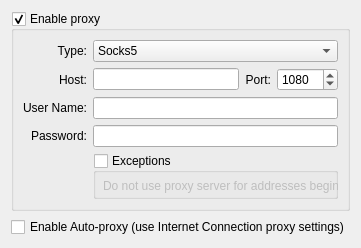
     <widget class="QWidget" name="tab_4">
      <attribute name="title">
       <string>Proxy</string>
      </attribute>
      <layout class="QVBoxLayout">
       <item>
        <widget class="QGroupBox" name="proxySupport">
         <property name="title">
          <string>Enable proxy</string>
         </property>
         <property name="checkable">
          <bool>true</bool>
         </property>
         <layout class="QGridLayout">
          <item row="8" column="0">
           <spacer name="verticalSpacer">
            <property name="orientation">
             <enum>Qt::Vertical</enum>
            </property>
            <property name="sizeHint" stdset="0">
             <size>
              <width>20</width>
              <height>40</height>
             </size>
            </property>
           </spacer>
          </item>
          <item row="0" column="0">
           <widget class="QLabel" name="label_9">
            <property name="text">
             <string>Type:</string>
            </property>
            <property name="alignment">
             <set>Qt::AlignRight|Qt::AlignTrailing|Qt::AlignVCenter</set>
            </property>
           </widget>
          </item>
          <item row="0" column="1" colspan="3">
           <widget class="QComboBox" name="proxyType">
            <item>
             <property name="text">
              <string>Socks5</string>
             </property>
            </item>
            <item>
             <property name="text">
              <string>Http</string>
             </property>
            </item>
           </widget>
          </item>
          <item row="2" column="0">
           <widget class="QLabel" name="label_10">
            <property name="text">
             <string>Host:</string>
            </property>
            <property name="alignment">
             <set>Qt::AlignRight|Qt::AlignTrailing|Qt::AlignVCenter</set>
            </property>
           </widget>
          </item>
          <item row="2" column="1">
           <widget class="QLineEdit" name="proxyHostName"/>
          </item>
          <item row="4" column="0">
           <widget class="QLabel" name="label_12">
            <property name="text">
             <string>User Name:</string>
            </property>
            <property name="alignment">
             <set>Qt::AlignRight|Qt::AlignTrailing|Qt::AlignVCenter</set>
            </property>
           </widget>
          </item>
          <item row="4" column="1" colspan="3">
           <widget class="QLineEdit" name="proxyUserName"/>
          </item>
          <item row="5" column="0">
           <widget class="QLabel" name="label_13">
            <property name="text">
             <string>Password:</string>
            </property>
            <property name="alignment">
             <set>Qt::AlignRight|Qt::AlignTrailing|Qt::AlignVCenter</set>
            </property>
           </widget>
          </item>
          <item row="5" column="1" colspan="3">
           <widget class="QLineEdit" name="proxyPassword">
            <property name="echoMode">
             <enum>QLineEdit::Password</enum>
            </property>
           </widget>
          </item>
          <item row="2" column="3">
           <widget class="QSpinBox" name="proxyPort">
            <property name="maximum">
             <number>65535</number>
            </property>
            <property name="value">
             <number>1080</number>
            </property>
           </widget>
          </item>
          <item row="2" column="2">
           <widget class="QLabel" name="label_11">
            <property name="text">
             <string>Port:</string>
            </property>
            <property name="alignment">
             <set>Qt::AlignRight|Qt::AlignTrailing|Qt::AlignVCenter</set>
            </property>
           </widget>
          </item>
          <item row="6" column="1" rowspan="3" colspan="3">
           <widget class="QGroupBox" name="proxyExcept">
            <property name="title">
             <string>Exceptions</string>
            </property>
            <property name="checkable">
             <bool>true</bool>
            </property>
            <property name="checked">
             <bool>false</bool>
            </property>
            <widget class="QWidget" name="layoutWidget">
             <property name="geometry">
              <rect>
               <x>10</x>
               <y>20</y>
               <width>471</width>
               <height>86</height>
              </rect>
             </property>
             <layout class="QVBoxLayout" name="verticalLayout_3">
              <item>
               <widget class="QLabel" name="label_20">
                <property name="text">
                 <string>Do not use proxy server for addresses beginning with:</string>
                </property>
               </widget>
              </item>
              <item>
               <widget class="QLineEdit" name="proxyExceptions"/>
              </item>
              <item>
               <widget class="QLabel" name="label_21">
                <property name="text">
                 <string>Use semicolons (;) to separate entries</string>
                </property>
               </widget>
              </item>
             </layout>
            </widget>
           </widget>
          </item>
         </layout>
        </widget>
       </item>
       <item>
        <widget class="QCheckBox" name="proxyAuto">
         <property name="text">
          <string>Enable Auto-proxy (use Internet Connection proxy settings)</string>
         </property>
        </widget>
       </item>
      </layout>
     </widget>
